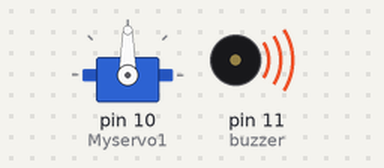
Bench run of a sketch on a simulated Arduino Uno, built with avr-gcc and run on an emulated ATmega328P. Shown: servo, buzzer (waves = sounding).

Above: at 0.05 s.
At 12.05 s:
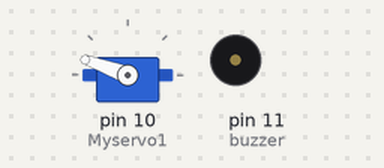
At 22.55 s:
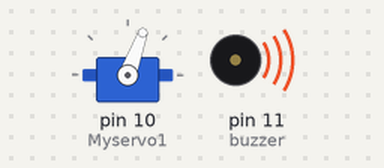
At 33.2 s:
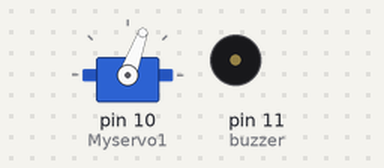
Timing chart, 0 to 43.2 s (numbered marks = the images above):
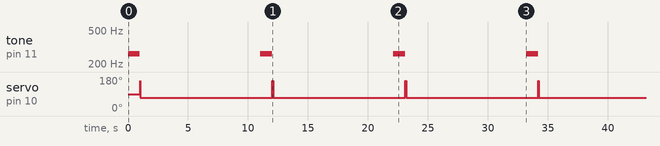

Measured:
- by itself, tone on pin 11 (buzzer): alternates 262 Hz for 1.0 s and silent for 10.1 s
- by itself, servo on pin 10 (Myservo1): repeats every 33.2 s: 2 × (70° 11.0 s, 160° 0.10 s), 70° 11.0 s, 160° 0.01 s

The sketch:

treat.ino
```cpp
#include<Servo.h> //includes servo motors
Servo Myservo1;
int buzzer=11;
//initializes all variablee and pins
void setup()
{

  Myservo1.attach(10);
  pinMode(buzzer, OUTPUT);
  //initalizes input and ouputs
}

void loop(){
    tone(buzzer,262);      //speaker on to alert cat
    delay(1000);           //keeps speaker on for 1 second
    noTone(buzzer);        // turns speaker off
    Myservo1.write(160);   //opens gate
    delay(10);            //gate open for 2 ms
    Myservo1.write(70);    //close gate
    delay(10000);          //waits x time until time to feed agai

    tone(buzzer,262);      //speaker on to alert cat
    delay(1000);           //keeps speaker on for 1 second
    noTone(buzzer);        // turns speaker off
    Myservo1.write(160);   //opens gate
    delay(100);            //gate open for 2 ms
    Myservo1.write(70);    //close gate
    delay(10000);          //waits x time until time to give treat agai

    tone(buzzer,262);      //speaker on to alert cat
    delay(1000);           //keeps speaker on for 1 second
    noTone(buzzer);        // turns speaker off
    Myservo1.write(160);   //opens gate
    delay(100);            //gate open for 2 ms
    Myservo1.write(70);    //close gate
    delay(10000);          //waits x time until time to give treat agai


}
```
